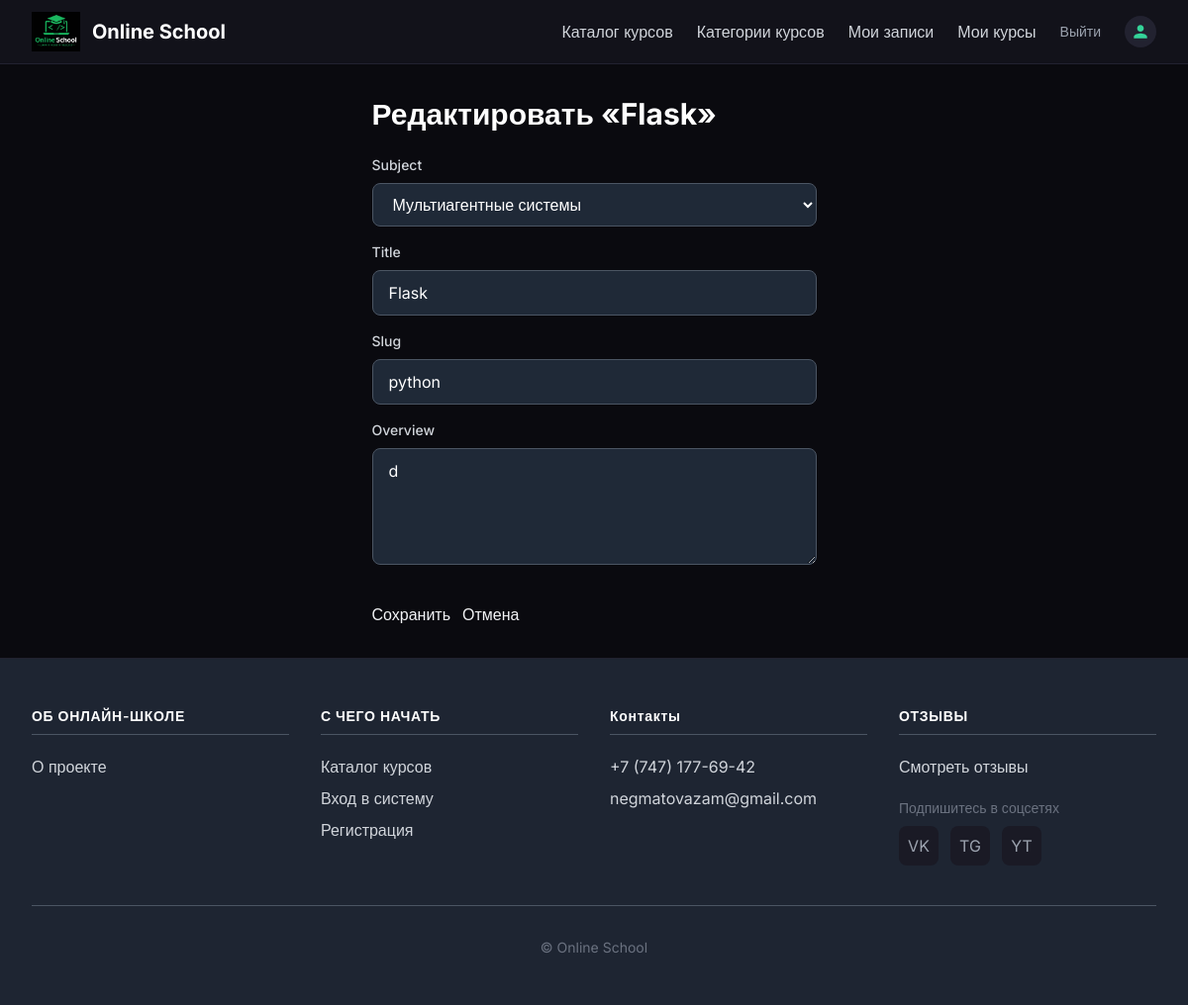
/course/2/edit/ (signed in), run on the app's committed database.
### courses/models.py (models this page shows, shortened)
class Course(models.Model):
    owner = models.ForeignKey(
        User,
        related_name='courses_created',
        on_delete=models.CASCADE
    )
    subject = models.ForeignKey(
        Subject,
        related_name='courses',
        on_delete=models.CASCADE
    )
    title = models.CharField(max_length=200)
    slug = models.SlugField(max_length=200, unique=True)
    overview = models.TextField()
    created = models.DateTimeField(auto_now_add=True)
    class Meta:
        ordering = ['-created']

### courses/views.py (the view)
# urls.py: path('<int:pk>/edit/', views.CourseUpdateView.as_view(), name='course_edit'),
class CourseUpdateView(OwnerCourseEditMixin, UpdateView):
    pass

### courses/forms.py
class ContactForm(forms.ModelForm):
    class Meta:
        model = ContactMessage
        fields = ['name', 'email', 'message']
        widgets = {
            'name': forms.TextInput(attrs={'class': INPUT_CLASS, 'placeholder': 'Ваше имя'}),
            'email': forms.EmailInput(attrs={'class': INPUT_CLASS, 'placeholder': 'Ваш email'}),
            'message': forms.Textarea(attrs={'class': INPUT_CLASS, 'rows': 3, 'placeholder': 'Ваше сообщение'}),
        }

class CourseForm(forms.ModelForm):
    class Meta:
        model = Course
        fields = ['subject', 'title', 'slug', 'overview']
        widgets = {
            'subject': forms.Select(attrs={'class': INPUT_CLASS}),
            'title': forms.TextInput(attrs={'class': INPUT_CLASS}),
            'slug': forms.TextInput(attrs={'class': INPUT_CLASS, 'placeholder': 'python-basics'}),
            'overview': forms.Textarea(attrs={'class': INPUT_CLASS, 'rows': 4}),
        }

### courses/context_processors.py (called while the page is built)
def contact_form(request):
    ctx = {'contact_form': ContactForm()}
    if request.user.is_authenticated:
        profile, _ = Profile.objects.get_or_create(user=request.user)
        ctx['user_profile'] = profile
        ctx['user_can_manage_courses'] = (
            request.user.is_staff or
            Course.objects.filter(owner=request.user).exists()
        )
    else:
        ctx['user_profile'] = None
        ctx['user_can_manage_courses'] = False
    return ctx

### courses/models.py (called while the page is built)
    def __str__(self):
        return self.title

### courses/views.py (called while the page is built)
    def test_func(self):
        return (
            self.request.user.is_staff or
            Course.objects.filter(owner=self.request.user).exists()
        )

    def get_queryset(self):
        qs = super().get_queryset()
        return qs.filter(owner=self.request.user)

### courses/templates/courses/manage/course/form.html (shortened to what this page needs)
{% extends "base.html" %}
{% block content %}
<div class="max-w-2xl">
    <h1 class="text-3xl font-bold text-white mb-6">
        {% if object %}Редактировать «{{ object.title }}»{% else %}Создать новый курс{% endif %}
    </h1>
    <div class="card">
        <form method="post" class="space-y-4">
            {% for field in form %}
            <div>
                <label class="block text-sm font-medium text-gray-300 mb-2">{{ field.label }}</label>
                {{ field }}
            </div>
            {% endfor %}
            <div class="flex gap-3 pt-4">
                <button type="submit" class="btn-primary">Сохранить</button>
                <a href="{% url 'manage_course_list' %}" class="btn-secondary">Отмена</a>
            </div>
        </form>
    </div>
</div>
{% endblock %}

### courses/templates/base.html (style rules this page uses)
body { font-family: 'Inter', sans-serif; }
.btn-primary { @apply bg-emerald-500 hover:bg-emerald-600 text-white font-medium px-6 py-2.5 rounded-lg transition; }
.btn-secondary { @apply bg-dark-700 hover:bg-dark-600 text-white font-medium px-6 py-2.5 rounded-lg border border-dark-600 transition; }
.card { @apply bg-dark-800 border border-dark-600 rounded-xl p-6; }
input[type=text], input[type=password], input[type=email], input[type=url], input[type=number], input[type=file], select, textarea { @apply w-full px-4 py-2.5 bg-gray-800 border border-gray-600 rounded-lg text-white placeholder-gray-500 focus:ring-2 focus:ring-emerald-500 focus:border-transparent; }

### data on the page
Course: title "Flask", form "Мультиагентные системы" "Flask" "python" "d"

### other printed values
{{ field.label }} "Subject" "Title" "Slug" "Overview"
